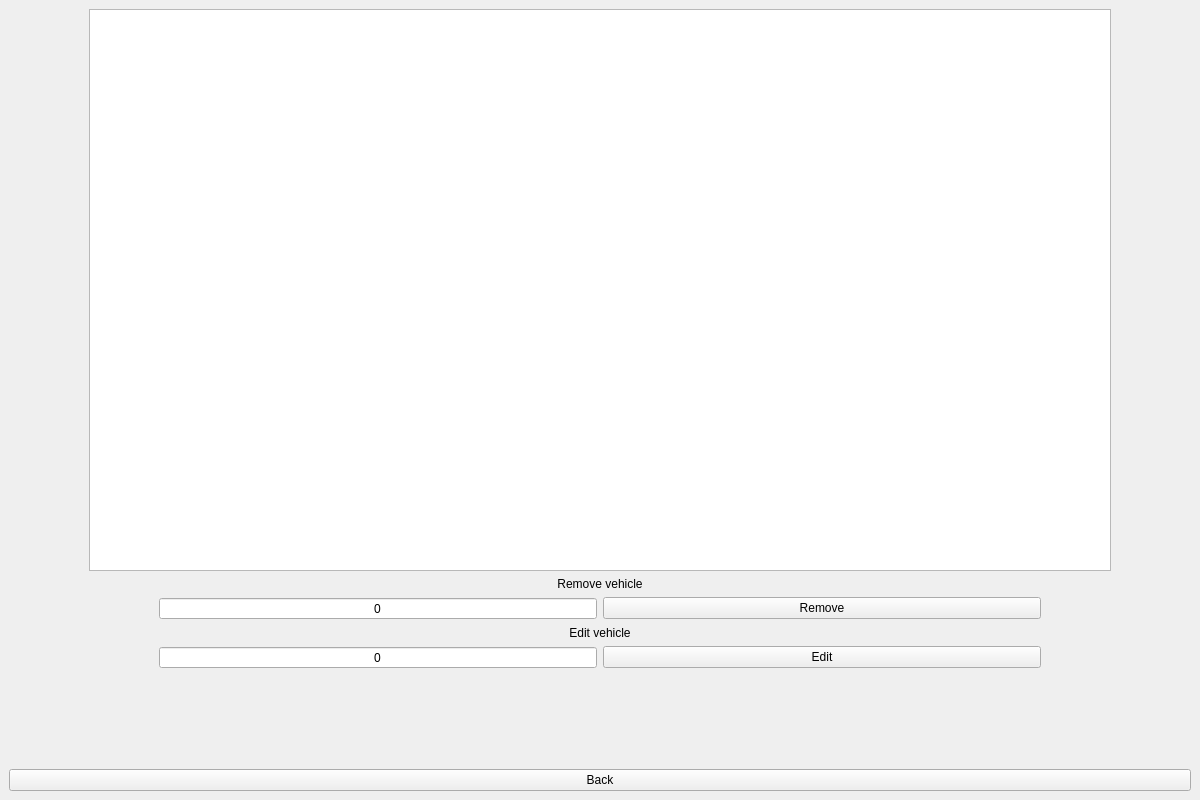
<?xml version="1.0" encoding="UTF-8"?>
<ui version="4.0">
 <class>editVehicle</class>
 <widget class="QMainWindow" name="editVehicle">
  <property name="geometry">
   <rect>
    <x>0</x>
    <y>0</y>
    <width>1200</width>
    <height>800</height>
   </rect>
  </property>
  <property name="maximumSize">
   <size>
    <width>1200</width>
    <height>800</height>
   </size>
  </property>
  <property name="windowTitle">
   <string>Edit Vehicle</string>
  </property>
  <widget class="QWidget" name="centralwidget">
   <layout class="QVBoxLayout" name="verticalLayout_2" stretch="7,1,0">
    <item>
     <layout class="QVBoxLayout" name="verticalLayout">
      <item>
       <layout class="QVBoxLayout" name="verticalLayout_5">
        <property name="leftMargin">
         <number>80</number>
        </property>
        <property name="rightMargin">
         <number>80</number>
        </property>
        <item>
         <widget class="QTableWidget" name="table">
          <property name="editTriggers">
           <set>QAbstractItemView::NoEditTriggers</set>
          </property>
          <property name="selectionMode">
           <enum>QAbstractItemView::SingleSelection</enum>
          </property>
          <property name="selectionBehavior">
           <enum>QAbstractItemView::SelectRows</enum>
          </property>
         </widget>
        </item>
       </layout>
      </item>
      <item>
       <layout class="QVBoxLayout" name="verticalLayout_3">
        <property name="leftMargin">
         <number>150</number>
        </property>
        <property name="rightMargin">
         <number>150</number>
        </property>
        <item>
         <widget class="QLabel" name="label">
          <property name="text">
           <string>Remove vehicle</string>
          </property>
          <property name="alignment">
           <set>Qt::AlignCenter</set>
          </property>
         </widget>
        </item>
        <item>
         <layout class="QHBoxLayout" name="horizontalLayout">
          <item>
           <widget class="QSpinBox" name="remove_sp">
            <property name="alignment">
             <set>Qt::AlignCenter</set>
            </property>
            <property name="buttonSymbols">
             <enum>QAbstractSpinBox::NoButtons</enum>
            </property>
            <property name="maximum">
             <number>10000</number>
            </property>
           </widget>
          </item>
          <item>
           <widget class="QPushButton" name="remove_b">
            <property name="text">
             <string>Remove</string>
            </property>
           </widget>
          </item>
         </layout>
        </item>
       </layout>
      </item>
      <item>
       <layout class="QVBoxLayout" name="verticalLayout_4">
        <property name="leftMargin">
         <number>150</number>
        </property>
        <property name="rightMargin">
         <number>150</number>
        </property>
        <item>
         <widget class="QLabel" name="label_2">
          <property name="text">
           <string>Edit vehicle</string>
          </property>
          <property name="alignment">
           <set>Qt::AlignCenter</set>
          </property>
         </widget>
        </item>
        <item>
         <layout class="QHBoxLayout" name="horizontalLayout_2">
          <item>
           <widget class="QSpinBox" name="edit_sb">
            <property name="alignment">
             <set>Qt::AlignCenter</set>
            </property>
            <property name="buttonSymbols">
             <enum>QAbstractSpinBox::NoButtons</enum>
            </property>
            <property name="maximum">
             <number>100000</number>
            </property>
           </widget>
          </item>
          <item>
           <widget class="QPushButton" name="edit_b">
            <property name="text">
             <string>Edit</string>
            </property>
           </widget>
          </item>
         </layout>
        </item>
       </layout>
      </item>
     </layout>
    </item>
    <item>
     <layout class="QHBoxLayout" name="edit_label"/>
    </item>
    <item>
     <widget class="QPushButton" name="back_b">
      <property name="text">
       <string>Back</string>
      </property>
     </widget>
    </item>
   </layout>
  </widget>
 </widget>
 <resources/>
 <connections/>
</ui>
